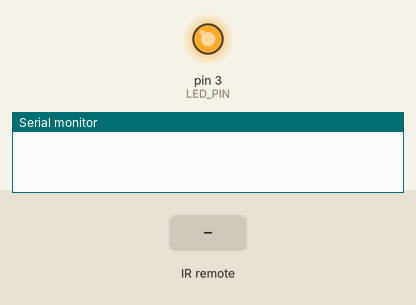
A sketch run on a simulated Arduino Uno, built with avr-gcc and run on an emulated ATmega328P. Shown: output pins drawn as LEDs (lit = HIGH), the last lines printed to the serial monitor. The inputs (shaded band) are chosen by the test bench.

Above: at 1.2 s.
1.3 s: infrared code 0xFD4AB5 received
At 2.3 s:
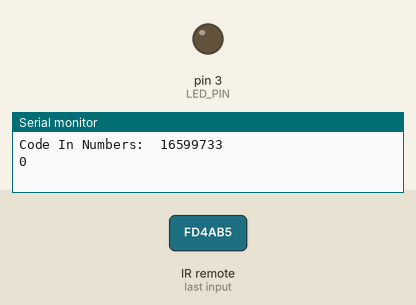
Timing chart, 0 to 4.3 s (numbered marks = the images above; inputs shaded):
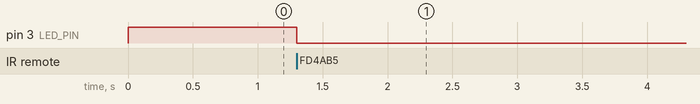

The sketch:

LedStripIR.ino.ino
```cpp
#include <IRremote.h>

int RECV_PIN = 6;
int LED_PIN = 3;
int level = 1;
IRrecv irrecv(RECV_PIN);
IRsend irsend;

decode_results results;

void setup() {
  Serial.begin(9600);
  irrecv.enableIRIn(); // Start the receiver

  pinMode(LED_PIN, OUTPUT);
  Serial.begin(9600);
  digitalWrite(LED_PIN, HIGH);// turn off the light when start
}

void loop() {
  if (irrecv.decode(&results)) {

      Serial.print("Code In Numbers:  ");
      Serial.println(results.value);

      if(results.value==16599733){
            switch (level){
              case 0:
                analogWrite(LED_PIN,255);
                level++;
              break;
              case 1:
                analogWrite(LED_PIN,0);
                level = 0;
              break;
            }
            Serial.println(level);
            delay(100);
      }
    irrecv.resume();
  }
}
```

Measured:
- after the input at 1.3 s, pin 3 (LED_PIN): HIGH → LOW at once
